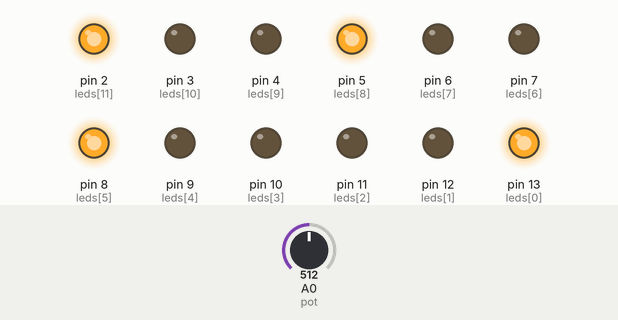
This sketch was run on a simulated Arduino Uno, built with avr-gcc and run on an emulated ATmega328P. Parts: output pins drawn as LEDs (lit = HIGH). The test bench sets the inputs (shaded band); at power-on: A0 (pot) = 512.

Above: at 0.1 s.
At 25.1 s:
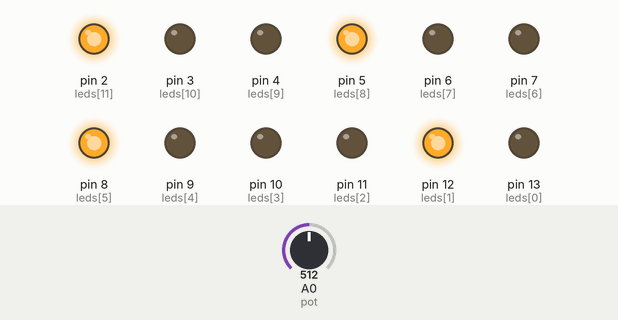
At 27.1 s:
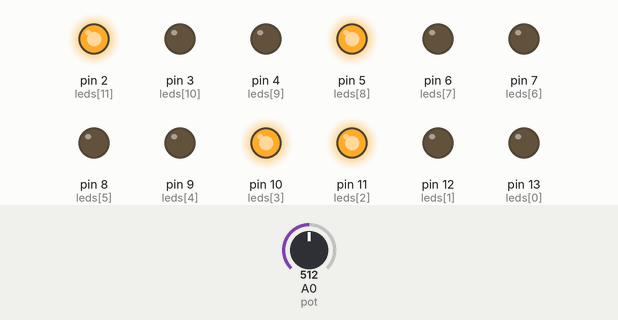
Timing chart, 0 to 28.6 s (numbered marks = the images above):
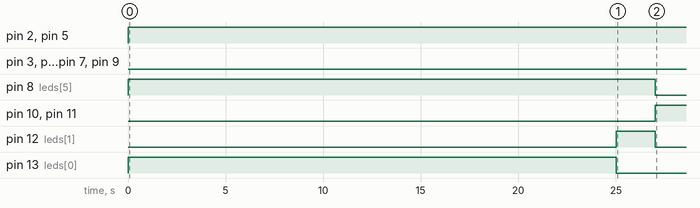

Measured:
- by itself, pin 2 (leds[11]), pin 5 (leds[8]): LOW → HIGH at 0.00 s
- by itself, pin 8 (leds[5]): LOW → HIGH at 0.00 s, → LOW 27.0 s later
- by itself, pin 10 (leds[3]), pin 11 (leds[2]): LOW → HIGH at 27.0 s
- by itself, pin 12 (leds[1]): LOW → HIGH at 25.0 s, → LOW 2.0 s later
- by itself, pin 13 (leds[0]): LOW → HIGH at 0.00 s, → LOW 25.0 s later

The sketch:

trafficlight.ino
```cpp
///Robotronics Club IET DAVV
////Created by Ambika Joshi
/////Smart Traffic Light System
/*This project simulates a four-way traffic light system
using an Arduino, LEDs, and a potentiometer.
The LEDs represent North-South and East-West traffic directions
cycling through green, yellow, and red light phases.*/

int leds[] = {13, 12, 11, 10, 9, 8, 7, 6, 5, 4, 3, 2}; // LEDs connected from pin 13 to 2 (representing North-South and East-West traffic lights)
int pot = A0; // Potentiometer pin (A0)
int greenDelay;   // Variable to store green light delay
int currentLight = 0;  // Variable to track the current traffic light (0 to 3)

void setup() {
  // Set all LED pins as output
  for (int i = 0; i < 12; i++) {
    pinMode(leds[i], OUTPUT);
  }
}

void loop() {
  // Read potentiometer value and map it to a delay range for green and red lights
  int potVal = analogRead(pot);          // Read potentiometer value
  greenDelay = map(potVal, 0, 1023, 10000, 40000);  // Map potentiometer to 10-40 seconds (10000ms to 40000ms)

  // Handle the light transitions based on the current light phase
  if (currentLight == 0) {
    // Traffic Light 1 (North-South) - Green, others red
    digitalWrite(leds[0], HIGH);  // Green for North
    digitalWrite(leds[1], LOW);   // Turn off Yellow for North
    digitalWrite(leds[2], LOW);   // Red for North
    digitalWrite(leds[3], LOW);   // Turn off Green for East
    digitalWrite(leds[4], LOW);   // Turn off Yellow for East
    digitalWrite(leds[5], HIGH);  // Red for East
    digitalWrite(leds[6], LOW);   // Turn off Green for West
    digitalWrite(leds[7], LOW);   // Turn off Yellow for West
    digitalWrite(leds[8], HIGH);  // Red for West
    digitalWrite(leds[9], LOW);   // Turn off Green for South
    digitalWrite(leds[10], LOW);  // Turn off Yellow for South
    digitalWrite(leds[11], HIGH); // Red for South
    delay(greenDelay);            // Wait for green light duration

    // Yellow phase for Traffic Light 1 (North-South)
    digitalWrite(leds[0], LOW);   // Turn off Green for North
    digitalWrite(leds[1], HIGH);  // Yellow for North
    delay(2000);                  // 2 seconds for Yellow
    digitalWrite(leds[1], LOW);   // Turn off Yellow

    // Turn on Red for Traffic Light 1 and move to next light immediately
    digitalWrite(leds[2], HIGH);  // Red for North
    currentLight = 1;  // Move to the next traffic light phase immediately
  }
  else if (currentLight == 1) {
    // Traffic Light 2 (East-West) - Green, others red
    digitalWrite(leds[3], HIGH);  // Green for East
    digitalWrite(leds[4], LOW);   // Turn off Yellow for East
    digitalWrite(leds[5], LOW);   // Red for East
    digitalWrite(leds[0], LOW);   // Turn off Green for North
    digitalWrite(leds[1], LOW);   // Turn off Yellow for North
    digitalWrite(leds[2], HIGH);  // Red for North
    digitalWrite(leds[6], LOW);   // Turn off Green for West
    digitalWrite(leds[7], LOW);   // Turn off Yellow for West
    digitalWrite(leds[8], HIGH);  // Red for West
    digitalWrite(leds[9], LOW);   // Turn off Green for South
    digitalWrite(leds[10], LOW);  // Turn off Yellow for South
    digitalWrite(leds[11], HIGH); // Red for South
    delay(greenDelay);            // Wait for green light duration

    // Yellow phase for Traffic Light 2 (East-West)
    digitalWrite(leds[3], LOW);   // Turn off Green for East
    digitalWrite(leds[4], HIGH);  // Yellow for East
    delay(2000);                  // 2 seconds for Yellow
    digitalWrite(leds[4], LOW);   // Turn off Yellow

    // Turn on Red for Traffic Light 2 and move to next light immediately
    digitalWrite(leds[5], HIGH);  // Red for East
    currentLight = 2;  // Move to the next traffic light phase immediately
  }
  else if (currentLight == 2) {
    // Traffic Light 3 (West-East) - Green, others red
    digitalWrite(leds[6], HIGH);  // Green for West
    digitalWrite(leds[7], LOW);   // Turn off Yellow for West
    digitalWrite(leds[8], LOW);   // Red for West
    digitalWrite(leds[3], LOW);   // Turn off Green for East
    digitalWrite(leds[4], LOW);   // Turn off Yellow for East
    digitalWrite(leds[5], HIGH);  // Red for East
    digitalWrite(leds[0], LOW);   // Turn off Green for North
    digitalWrite(leds[1], LOW);   // Turn off Yellow for North
    digitalWrite(leds[2], HIGH);  // Red for North
    digitalWrite(leds[9], LOW);   // Turn off Green for South
    digitalWrite(leds[10], LOW);  // Turn off Yellow for South
    digitalWrite(leds[11], HIGH); // Red for South
    delay(greenDelay);            // Wait for green light duration

    // Yellow phase for Traffic Light 3 (West-East)
    digitalWrite(leds[6], LOW);   // Turn off Green for West
    digitalWrite(leds[7], HIGH);  // Yellow for West
    delay(2000);                  // 2 seconds for Yellow
    digitalWrite(leds[7], LOW);   // Turn off Yellow

    // Turn on Red for Traffic Light 3 and move to next light immediately
    digitalWrite(leds[8], HIGH);  // Red for West
    currentLight = 3;  // Move to the next traffic light phase immediately
  }
  else if (currentLight == 3) {
    // Traffic Light 4 (South-North) - Green, others red
    digitalWrite(leds[9], HIGH);  // Green for South
    digitalWrite(leds[10], LOW);  // Turn off Yellow for South
    digitalWrite(leds[11], LOW);  // Red for South
    digitalWrite(leds[0], LOW);   // Turn off Green for North
    digitalWrite(leds[1], LOW);   // Turn off Yellow for North
    digitalWrite(leds[2], HIGH);  // Red for North
    digitalWrite(leds[3], LOW);   // Turn off Green for East
    digitalWrite(leds[4], LOW);   // Turn off Yellow for East
    digitalWrite(leds[5], HIGH);  // Red for East
    digitalWrite(leds[6], LOW);   // Turn off Green for West
    digitalWrite(leds[7], LOW);   // Turn off Yellow for West
    digitalWrite(leds[8], HIGH);  // Red for West
    delay(greenDelay);            // Wait for green light duration

    // Yellow phase for Traffic Light 4 (South-North)
    digitalWrite(leds[9], LOW);   // Turn off Green for South
    digitalWrite(leds[10], HIGH); // Yellow for South
    delay(2000);                  // 2 seconds for Yellow
    digitalWrite(leds[10], LOW);  // Turn off Yellow

    // Turn on Red for Traffic Light 4 and move to next light immediately
    digitalWrite(leds[11], HIGH); // Red for South
    currentLight = 0;  // Reset to Traffic Light 1 (North-South) and start the cycle again
  }
}
```
